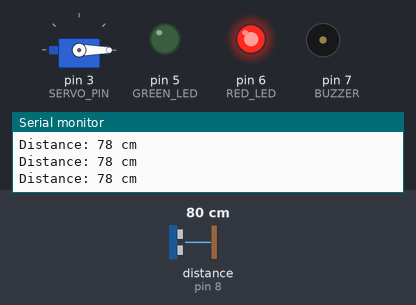
This sketch was run on a simulated Arduino Uno, built with avr-gcc and run on an emulated ATmega328P. Shown: servo, output pins drawn as LEDs (lit = HIGH), buzzer (waves = sounding, pin HIGH), the last lines printed to the serial monitor. Wiring (inferred from the names in the program): ultrasonic range finder: trigger pin 9; echo pin 8. Inputs (shaded band) come from the test bench; at power-on: distance to the obstacle (sensor on pin 8) 80 cm. The echo pulse lasts 58.3 µs per cm; pins used as bus, display or sensor lines are not drawn.

Above: at 1.2 s.
1.3 s: distance to the obstacle (sensor on pin 8) set to 23 cm
2.8 s: distance to the obstacle (sensor on pin 8) set to 18 cm
At 3.7 s:
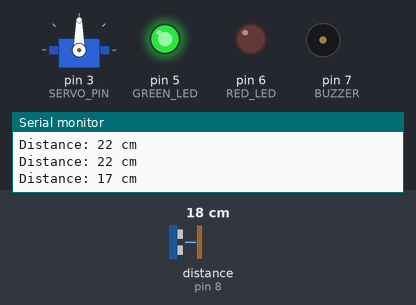
4.6 s: distance to the obstacle (sensor on pin 8) set to 60 cm
At 5.4 s:
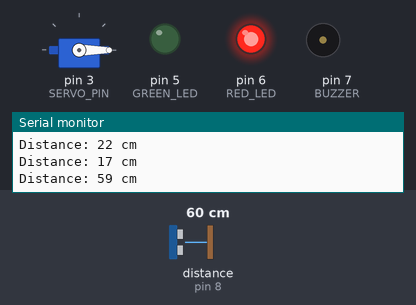
6.6 s: distance to the obstacle (sensor on pin 8) set to 2 cm
At 6.94 s:
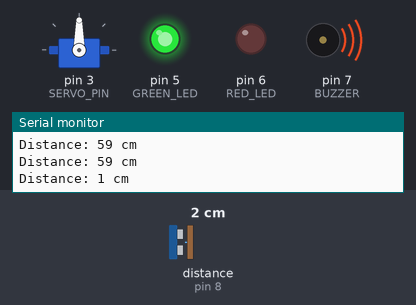
Timing chart, 0 to 9.5 s (numbered marks = the images above; inputs shaded):
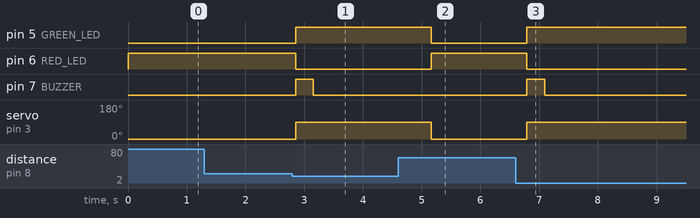

The sketch:

dustbin.ino
```cpp
#include <Servo.h>

#define TRIG_PIN 9
#define ECHO_PIN 8
#define SERVO_PIN 3
#define GREEN_LED 5
#define RED_LED 6
#define BUZZER 7

Servo lidServo;

long readDistanceCM() {
  digitalWrite(TRIG_PIN, LOW);
  delayMicroseconds(2);

  digitalWrite(TRIG_PIN, HIGH);
  delayMicroseconds(10);
  digitalWrite(TRIG_PIN, LOW);

  long duration = pulseIn(ECHO_PIN, HIGH);
  long distanceCM = duration * 0.034 / 2;

  return distanceCM;
}

void setup() {
  Serial.begin(9600);
  pinMode(TRIG_PIN, OUTPUT);
  pinMode(ECHO_PIN, INPUT);

  pinMode(GREEN_LED, OUTPUT);
  pinMode(RED_LED, OUTPUT);
  pinMode(BUZZER, OUTPUT);

  lidServo.attach(SERVO_PIN);
  lidServo.write(0);  // Lid closed at start

  digitalWrite(RED_LED, HIGH);   // Red ON at idle
  digitalWrite(GREEN_LED, LOW);
  digitalWrite(BUZZER, LOW);
}

void loop() {
  long distance = readDistanceCM();
  Serial.print("Distance: ");
  Serial.print(distance);
  Serial.println(" cm");

  if (distance > 0 && distance < 20) {
    // Person detected - open lid if not already open
    lidServo.write(90);  // Open
    digitalWrite(GREEN_LED, HIGH);
    digitalWrite(RED_LED, LOW);

    // Beep once when detected
    digitalWrite(BUZZER, HIGH);
    delay(300);
    digitalWrite(BUZZER, LOW);

    // Wait until person moves away
    while (readDistanceCM() < 20) {
      delay(1000); // check every 100ms
    }

    lidServo.write(0);  // Close
    digitalWrite(GREEN_LED, LOW);
    digitalWrite(RED_LED, HIGH);
  } else {
    // Nothing near
    lidServo.write(0);  // Ensure closed
    digitalWrite(GREEN_LED, LOW);
    digitalWrite(RED_LED, HIGH);
    digitalWrite(BUZZER, LOW);
  }

  delay(200);
}
```

Measured:
- the behaviour switches between 21 and 20 cm on distance to the obstacle (sensor on pin 8) (found by bisection; images 0 and 1)
- after the input at 2.8 s, pin 5 (GREEN_LED): LOW → HIGH after 0.05 s; pin 6 (RED_LED): HIGH → LOW after 0.05 s; pin 7 (BUZZER): LOW → HIGH after 0.05 s, → LOW 0.30 s later; servo on pin 3 (SERVO_PIN): 0° → 90° after 0.05 s
- after the input at 4.6 s, pin 5 (GREEN_LED): HIGH → LOW after 0.56 s; pin 6 (RED_LED): LOW → HIGH after 0.56 s; servo on pin 3 (SERVO_PIN): 90° → 0° after 0.56 s
- after the input at 6.6 s, pin 5 (GREEN_LED): LOW → HIGH after 0.19 s; pin 6 (RED_LED): HIGH → LOW after 0.19 s; pin 7 (BUZZER): LOW → HIGH after 0.19 s, → LOW 0.30 s later; servo on pin 3 (SERVO_PIN): 0° → 90° after 0.19 s
